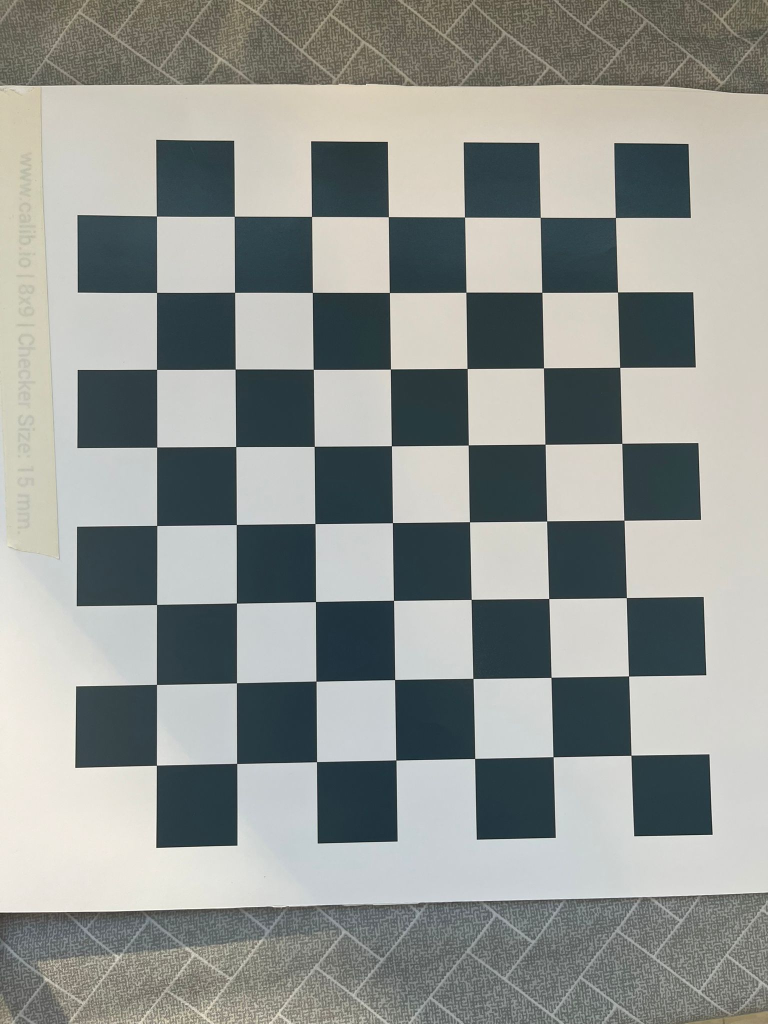
#> input picture chess_samples/WhatsApp Image 2024-09-30 at 09.58.54 (1).jpeg, 1536 x 2048 px (shown at 1/2 size); its folder holds only this picture in this run
$ python chessboard_calibration.py
#> lines starting #> are read from the running program, lines starting #| are printed output that depends on the picture; after the words box and inside, x2 and y2 are one past the last pixel; in counts of white or black regions, pixels touching at a corner belong together
import cv2
import numpy as np
import glob

# Define the dimensions of the checkerboard
image_path = 'chess_samples'
checkerboard_size = (7, 8)
square_size = 1.0  # Adjust based on your checkerboard square size

# Termination criteria for corner sub-pixel accuracy
criteria = (cv2.TERM_CRITERIA_EPS + cv2.TERM_CRITERIA_MAX_ITER, 30, 0.001)

# Prepare object points based on real-world coordinates
objp = np.zeros((checkerboard_size[0] * checkerboard_size[1], 3), np.float32)
objp[:, :2] = np.mgrid[0:checkerboard_size[0], 0:checkerboard_size[1]].T.reshape(-1, 2)
objp *= square_size

# Arrays to store object points and image points from all images
objpoints = []
imgpoints = []

# Load calibration images
images = glob.glob(image_path+'/*.jpeg')

img_dimension =cv2.cvtColor(cv2.imread(images[0]), cv2.COLOR_BGR2GRAY).shape[::-1]
#> img_dimension = (1536, 2048)

for fname in images:
    img = cv2.imread(fname)
#> img is the input picture: shape (2048, 1536, 3); mean B, G, R 146, 149.7, 146
    gray = cv2.cvtColor(img, cv2.COLOR_BGR2GRAY)

    # Find the checkerboard corners
    ret, corners = cv2.findChessboardCorners(gray, checkerboard_size, None)
#> ret = True; corners = 56 rows, first 8: [1262.3, 1510.7], [1106.5, 1514], [949.9, 1517.2], [792.2, 1520.2], [633.5, 1523.8], [474, 1527.2], [313.5, 1530.7], [1257.8, 1352.6]

    if ret:
        objpoints.append(objp)

        # Refine corners
        corners2 = cv2.cornerSubPix(gray, corners, (11, 11), (-1, -1), criteria)
#> corners2 = 56 rows, first 8: [1262.4, 1510.8], [1106.6, 1514], [949.9, 1517.3], [792.3, 1520.5], [633.6, 1523.8], [474, 1527.3], [313.3, 1530.8], [1257.6, 1352.5]
        imgpoints.append(corners2)

        # Draw and display the corners
        cv2.drawChessboardCorners(img, checkerboard_size, corners2, ret)
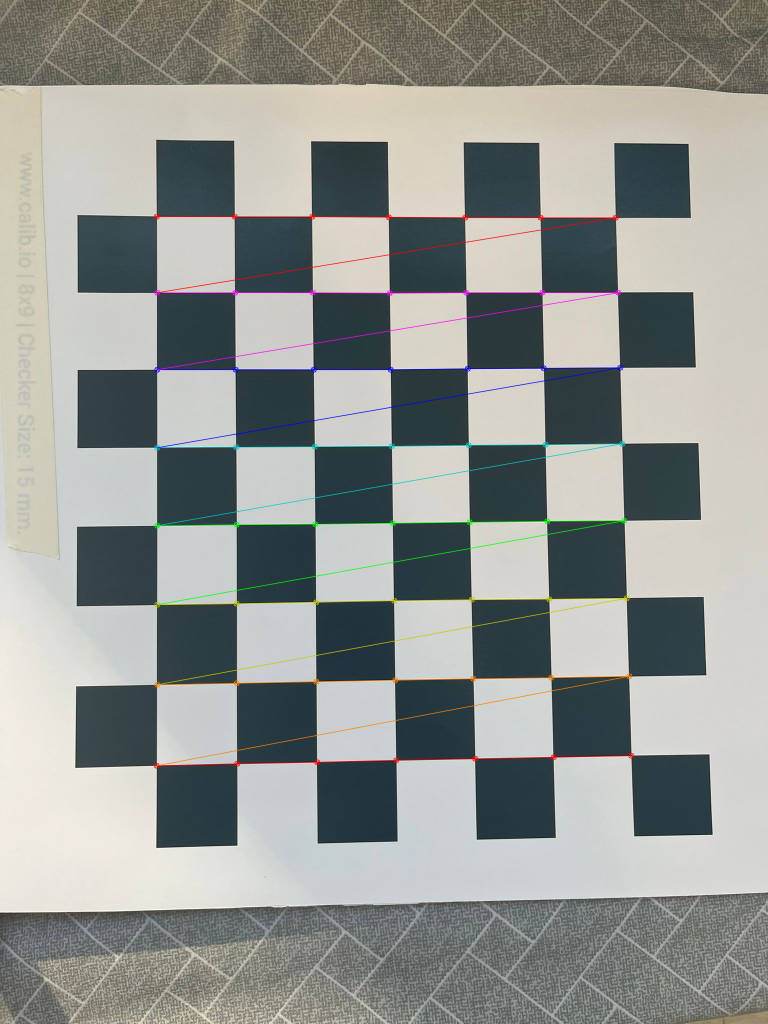
#> img: shape (2048, 1536, 3) (shown at 1/2 size); 1.48% of pixels changed, all inside (x1, y1, x2, y2) = (307, 427, 1269, 1538)
        cv2.imshow('Checkerboard', cv2.resize(img, (img_dimension[0]//2, img_dimension[1]//2)))
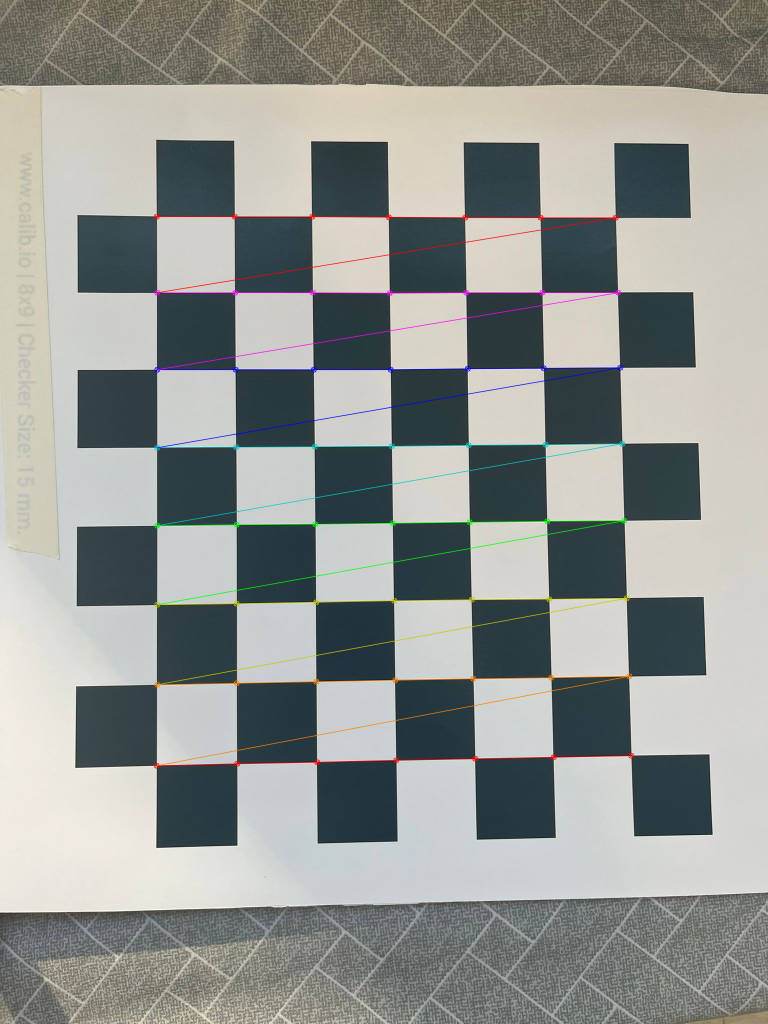
#> window 'Checkerboard': shape (1024, 768, 3); mean B, G, R 145.8, 149.6, 146.2
        cv2.waitKey(0)

cv2.destroyAllWindows()

# Perform camera calibration
ret, camera_matrix, dist_coeffs, rvecs, tvecs = cv2.calibrateCamera(objpoints, imgpoints, img_dimension, None, None)
#> ret = 0.228; camera_matrix = [[2027.1, 0, 765.6], [0, 2028.1, 1032.4], [0, 0, 1]]; dist_coeffs = [[0.326, -3.35, 0.00018, 0.00124, 11.26]]; rvecs = ([-0.0736, 0.0995, 3.13],); tvecs = ([3.17, 3.05, 13.07],)

# Save the calibration results
np.savez('camera_params.npz', camera_matrix=camera_matrix, dist_coeffs=dist_coeffs)

$ run again, on chess_samples/WhatsApp Image 2024-09-30 at 09.58.54 (2).jpeg
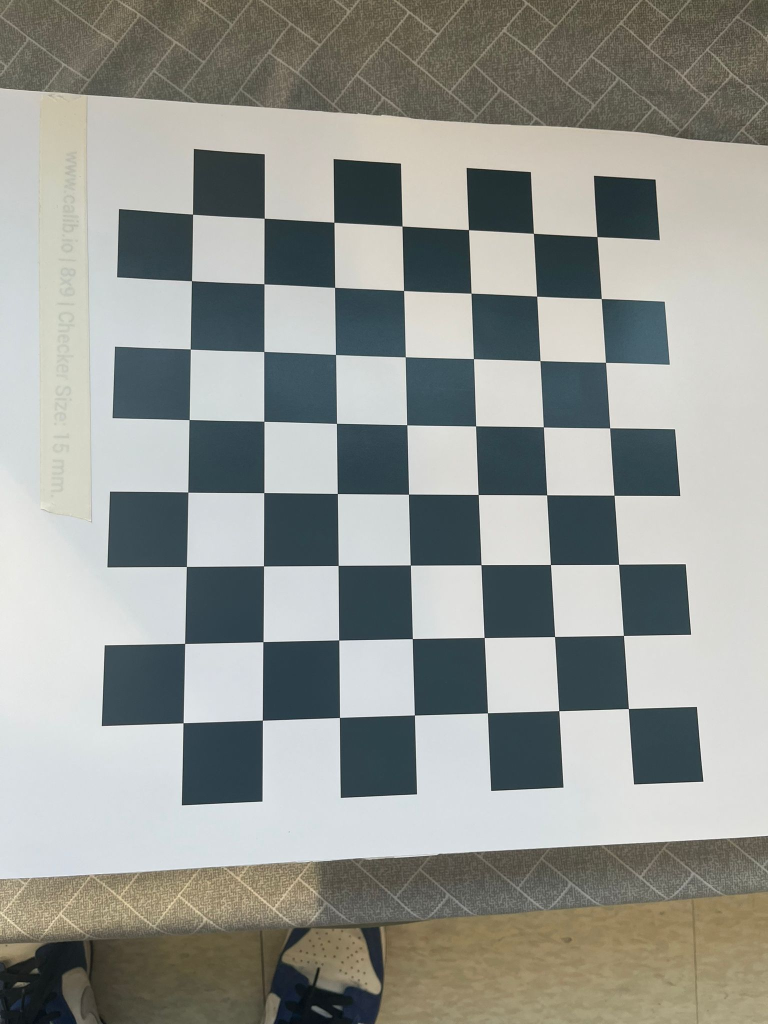
#> input picture chess_samples/WhatsApp Image 2024-09-30 at 09.58.54 (2).jpeg, 1536 x 2048 px (shown at 1/2 size)
#> img_dimension = (1536, 2048)
#> img is the input picture: shape (2048, 1536, 3); mean B, G, R 145.8, 150.9, 148.3
#> `gray = cv2.cvtColor(img, cv2.COLOR_BGR2GRAY)`:
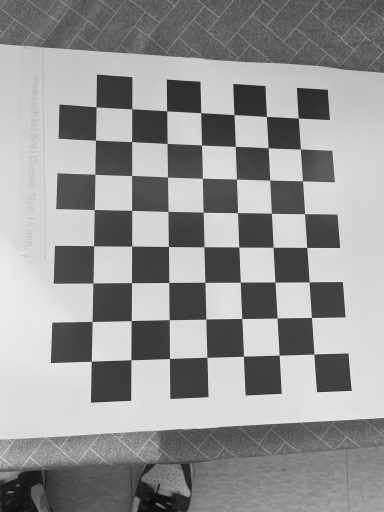
#> gray: shape (2048, 1536) (shown at 1/4 size); min 7, max 255, mean 149.5
#> `ret, corners = cv2.findChessboardCorners(gray, checkerboard_size, None)`: ret = True; corners = 56 rows, first 8: [1257.1, 1417.5], [1118, 1422], [975.3, 1426], [829.3, 1430.4], [679.3, 1435.4], [525.3, 1440.9], [366.6, 1446.2], [1247.4, 1271.1]
#> corners2 = 56 rows, first 8: [1257.2, 1417.5], [1118.1, 1421.8], [975.4, 1426.2], [829.3, 1430.5], [679.4, 1435.4], [525.3, 1440.7], [366.6, 1446.1], [1247.4, 1271.3]
#> img: shape (2048, 1536, 3); 1.35% of pixels changed, all inside (x1, y1, x2, y2) = (361, 423, 1264, 1453)
#> `cv2.imshow('Checkerboard', cv2.resize(img, (img_dimension[0]//2, img_d..`:
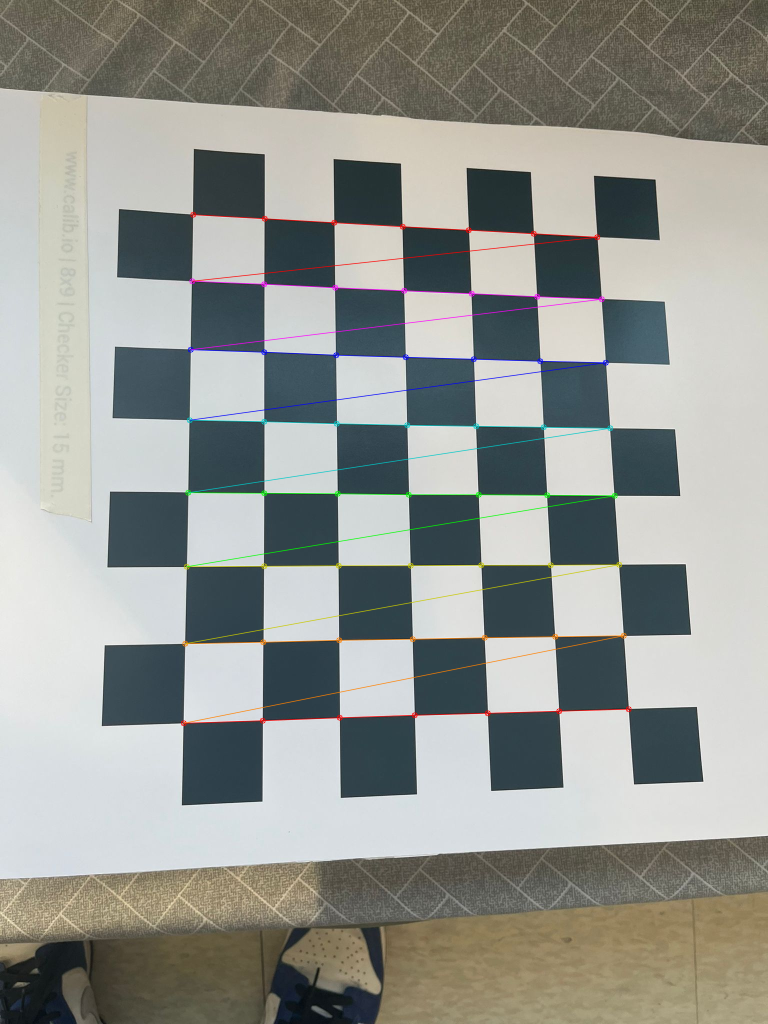
#> window 'Checkerboard': shape (1024, 768, 3); mean B, G, R 145.6, 150.8, 148.5
#> `ret, camera_matrix, dist_coeffs, rvecs, tvecs = cv2.calibrateCamera(ob..`: ret = 0.241; camera_matrix = [[1565.2, 0, 766.3], [0, 1565.5, 1045.1], [0, 0, 1]]; dist_coeffs = [[0.237, -1.59, -0.000769, 0.0008, 3.51]]; rvecs = ([-0.22, 0.25, 3.12],); tvecs = ([3.39, 2.57, 10.94],)

$ run again, on chess_samples/WhatsApp Image 2024-09-30 at 09.58.54.jpeg
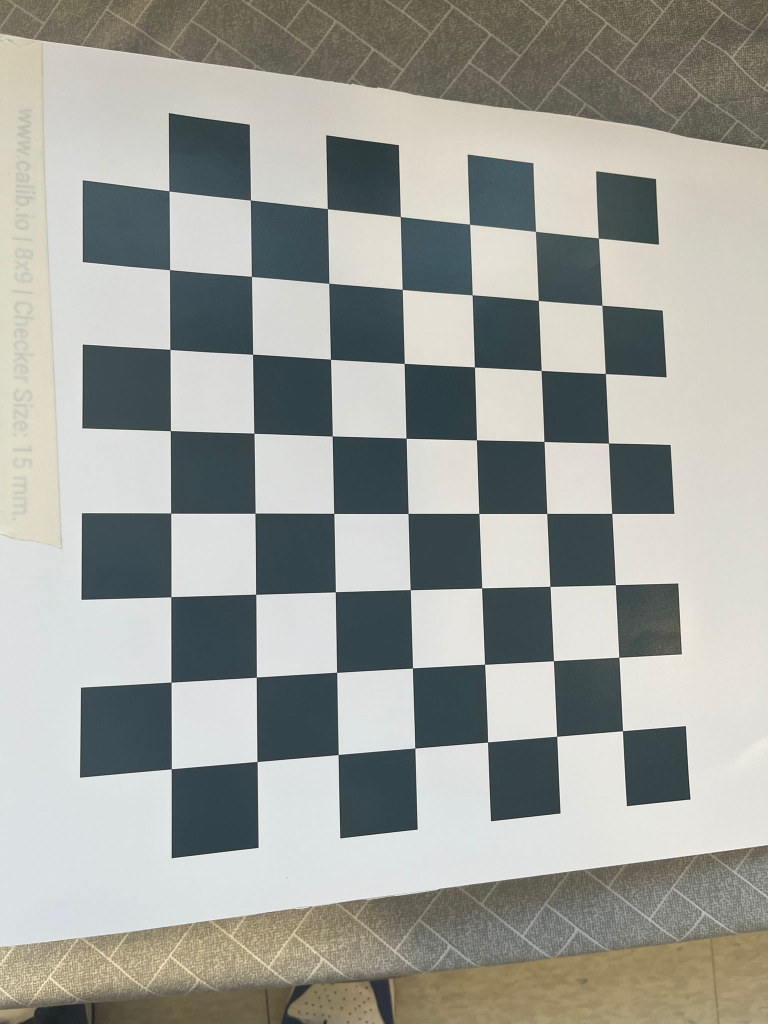
#> input picture chess_samples/WhatsApp Image 2024-09-30 at 09.58.54.jpeg, 1536 x 2048 px (shown at 1/2 size)
#> img_dimension = (1536, 2048)
#> img is the input picture: shape (2048, 1536, 3); mean B, G, R 153.6, 159.6, 157.6
#> `gray = cv2.cvtColor(img, cv2.COLOR_BGR2GRAY)`:
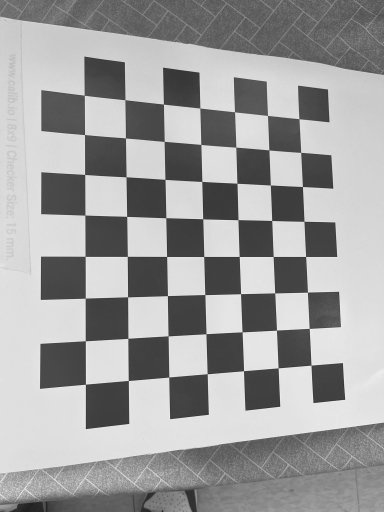
#> gray: shape (2048, 1536) (shown at 1/4 size); min 17, max 255, mean 158.3
#> `ret, corners = cv2.findChessboardCorners(gray, checkerboard_size, None)`: ret = True; corners = 56 rows, first 8: [1245.4, 1461.8], [1113.8, 1472.9], [975.6, 1484.4], [830.2, 1496.4], [676.7, 1509.5], [514.6, 1523.4], [343, 1538.1], [1238.1, 1314.8]
#> corners2 = 56 rows, first 8: [1245.4, 1461.9], [1113.8, 1472.9], [975.7, 1484.4], [830.2, 1496.5], [676.7, 1509.5], [514.6, 1523.4], [343.1, 1538.2], [1238.2, 1314.8]
#> img: shape (2048, 1536, 3); 1.4% of pixels changed, all inside (x1, y1, x2, y2) = (332, 376, 1252, 1545)
#> `cv2.imshow('Checkerboard', cv2.resize(img, (img_dimension[0]//2, img_d..`:
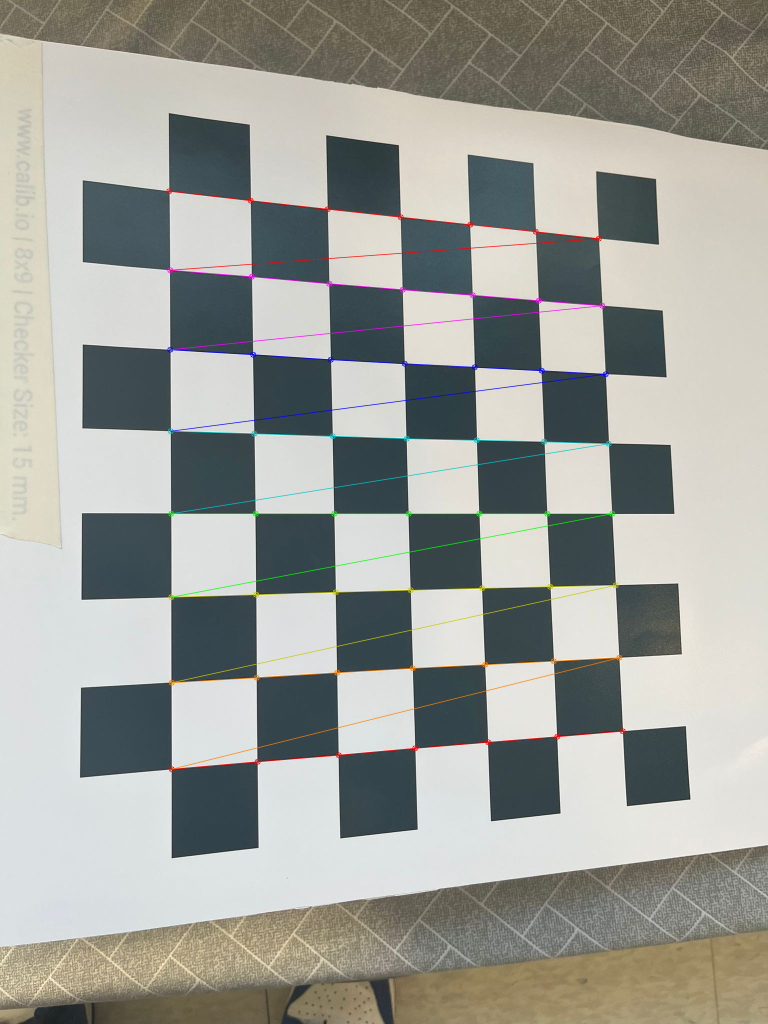
#> window 'Checkerboard': shape (1024, 768, 3); mean B, G, R 153.4, 159.4, 157.8
#> `ret, camera_matrix, dist_coeffs, rvecs, tvecs = cv2.calibrateCamera(ob..`: ret = 0.327; camera_matrix = [[1469.4, 0, 740.4], [0, 1471.3, 1048.3], [0, 0, 1]]; dist_coeffs = [[0.203, -1.15, -0.00101, 0.000694, 2.15]]; rvecs = ([-0.407, 0.127, 3.1],); tvecs = ([3.47, 2.84, 10.23],)
